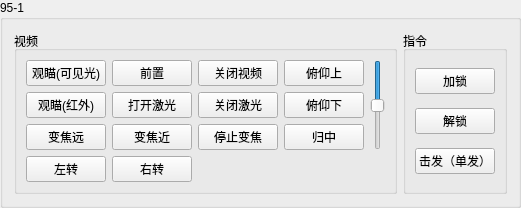
     <widget class="QGroupBox" name="groupBox_95_1launcher_Control">
      <property name="title">
       <string>95-1</string>
      </property>
      <layout class="QHBoxLayout" name="horizontalLayout_12">
       <item>
        <widget class="QGroupBox" name="groupBox_95_1launcher_Control_8">
         <property name="title">
          <string>视频</string>
         </property>
         <layout class="QGridLayout" name="gridLayout_11">
          <item row="3" column="2">
           <widget class="QPushButton" name="pushButton_95_1launcher_Control_shuiping_right">
            <property name="text">
             <string>右转</string>
            </property>
           </widget>
          </item>
          <item row="0" column="7" rowspan="3">
           <widget class="QSlider" name="verticalSlider_95_1launcher_Control_fuyang">
            <property name="sizePolicy">
             <sizepolicy hsizetype="Maximum" vsizetype="Expanding">
              <horstretch>0</horstretch>
              <verstretch>0</verstretch>
             </sizepolicy>
            </property>
            <property name="minimum">
             <number>200</number>
            </property>
            <property name="maximum">
             <number>1800</number>
            </property>
            <property name="singleStep">
             <number>10</number>
            </property>
            <property name="pageStep">
             <number>50</number>
            </property>
            <property name="value">
             <number>1000</number>
            </property>
            <property name="tracking">
             <bool>true</bool>
            </property>
            <property name="orientation">
             <enum>Qt::Vertical</enum>
            </property>
            <property name="invertedAppearance">
             <bool>true</bool>
            </property>
            <property name="invertedControls">
             <bool>true</bool>
            </property>
           </widget>
          </item>
          <item row="1" column="6">
           <widget class="QPushButton" name="pushButton_95_1launcher_Control_puyang_down">
            <property name="text">
             <string>俯仰下</string>
            </property>
           </widget>
          </item>
          <item row="0" column="6">
           <widget class="QPushButton" name="pushButton_95_1launcher_Control_fuyang_up">
            <property name="text">
             <string>俯仰上</string>
            </property>
           </widget>
          </item>
          <item row="0" column="0">
           <widget class="QPushButton" name="pushButton_95_1launcher_Control_Video_Light">
            <property name="text">
             <string>观瞄(可见光)</string>
            </property>
           </widget>
          </item>
          <item row="2" column="6">
           <widget class="QPushButton" name="pushButton_95_1launcher_Control_center">
            <property name="text">
             <string>归中</string>
            </property>
           </widget>
          </item>
          <item row="3" column="0">
           <widget class="QPushButton" name="pushButton_95_1launcher_Control_shuiping_left">
            <property name="text">
             <string>左转</string>
            </property>
           </widget>
          </item>
          <item row="0" column="2">
           <widget class="QPushButton" name="pushButton_95_1launcher_Control_Video_Infrared">
            <property name="text">
             <string>前置</string>
            </property>
           </widget>
          </item>
          <item row="0" column="5">
           <widget class="QPushButton" name="pushButton_95_1launcher_Control_Video_Close">
            <property name="text">
             <string>关闭视频</string>
            </property>
           </widget>
          </item>
          <item row="1" column="0">
           <widget class="QPushButton" name="pushButton_95_1launcher_Control_Video_Light_Infrared">
            <property name="text">
             <string>观瞄(红外)</string>
            </property>
           </widget>
          </item>
          <item row="1" column="2">
           <widget class="QPushButton" name="pushButton_95_1launcher_Control_jiguang_open">
            <property name="text">
             <string>打开激光</string>
            </property>
           </widget>
          </item>
          <item row="1" column="5">
           <widget class="QPushButton" name="pushButton_95_1launcher_Control_jiguang_close">
            <property name="text">
             <string>关闭激光</string>
            </property>
           </widget>
          </item>
          <item row="2" column="5">
           <widget class="QPushButton" name="pushButton_95_1launcher_Control_focus_stop">
            <property name="text">
             <string>停止变焦</string>
            </property>
           </widget>
          </item>
          <item row="2" column="0">
           <widget class="QPushButton" name="pushButton_95_1launcher_Control_focus_far">
            <property name="text">
             <string>变焦远</string>
            </property>
           </widget>
          </item>
          <item row="2" column="2">
           <widget class="QPushButton" name="pushButton_95_1launcher_Control_focus_near">
            <property name="text">
             <string>变焦近</string>
            </property>
           </widget>
          </item>
         </layout>
        </widget>
       </item>
       <item>
        <widget class="QGroupBox" name="groupBox_95_1launcher_Control_10">
         <property name="title">
          <string>指令</string>
         </property>
         <layout class="QGridLayout" name="gridLayout_13">
          <item row="0" column="0">
           <widget class="QPushButton" name="pushButton_95_1launcher_Control_lock">
            <property name="text">
             <string>加锁</string>
            </property>
           </widget>
          </item>
          <item row="4" column="0">
           <widget class="QPushButton" name="pushButton_95_1launcher_Control_Percussion">
            <property name="text">
             <string>击发（单发）</string>
            </property>
           </widget>
          </item>
          <item row="3" column="0">
           <widget class="QPushButton" name="pushButton_95_1launcher_Control_unlock">
            <property name="text">
             <string>解锁</string>
            </property>
           </widget>
          </item>
         </layout>
        </widget>
       </item>
      </layout>
     </widget>
